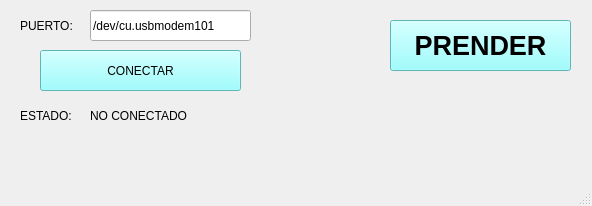
<?xml version="1.0" encoding="UTF-8"?>
<ui version="4.0">
 <class>MainWindow</class>
 <widget class="QMainWindow" name="MainWindow">
  <property name="geometry">
   <rect>
    <x>0</x>
    <y>0</y>
    <width>592</width>
    <height>206</height>
   </rect>
  </property>
  <property name="windowTitle">
   <string>MainWindow</string>
  </property>
  <widget class="QWidget" name="centralwidget">
   <widget class="QPushButton" name="btn_accion">
    <property name="geometry">
     <rect>
      <x>40</x>
      <y>50</y>
      <width>201</width>
      <height>41</height>
     </rect>
    </property>
    <property name="styleSheet">
     <string notr="true">background-color: rgb(132, 254, 255);</string>
    </property>
    <property name="text">
     <string>CONECTAR</string>
    </property>
   </widget>
   <widget class="QLineEdit" name="txt_puerto">
    <property name="geometry">
     <rect>
      <x>90</x>
      <y>10</y>
      <width>161</width>
      <height>31</height>
     </rect>
    </property>
    <property name="text">
     <string>/dev/cu.usbmodem101</string>
    </property>
   </widget>
   <widget class="QLabel" name="label">
    <property name="geometry">
     <rect>
      <x>20</x>
      <y>10</y>
      <width>61</width>
      <height>31</height>
     </rect>
    </property>
    <property name="text">
     <string>PUERTO:</string>
    </property>
   </widget>
   <widget class="QLabel" name="label_2">
    <property name="geometry">
     <rect>
      <x>20</x>
      <y>100</y>
      <width>61</width>
      <height>31</height>
     </rect>
    </property>
    <property name="text">
     <string>ESTADO:</string>
    </property>
   </widget>
   <widget class="QLabel" name="txt_estado">
    <property name="geometry">
     <rect>
      <x>90</x>
      <y>100</y>
      <width>151</width>
      <height>31</height>
     </rect>
    </property>
    <property name="text">
     <string>NO CONECTADO</string>
    </property>
   </widget>
   <widget class="QPushButton" name="btn_control_led">
    <property name="geometry">
     <rect>
      <x>390</x>
      <y>20</y>
      <width>181</width>
      <height>51</height>
     </rect>
    </property>
    <property name="font">
     <font>
      <pointsize>20</pointsize>
      <bold>true</bold>
     </font>
    </property>
    <property name="styleSheet">
     <string notr="true">background-color: rgb(132, 254, 255);
</string>
    </property>
    <property name="text">
     <string>PRENDER</string>
    </property>
   </widget>
  </widget>
  <widget class="QMenuBar" name="menubar">
   <property name="geometry">
    <rect>
     <x>0</x>
     <y>0</y>
     <width>592</width>
     <height>24</height>
    </rect>
   </property>
  </widget>
  <widget class="QStatusBar" name="statusbar"/>
 </widget>
 <resources/>
 <connections/>
</ui>
